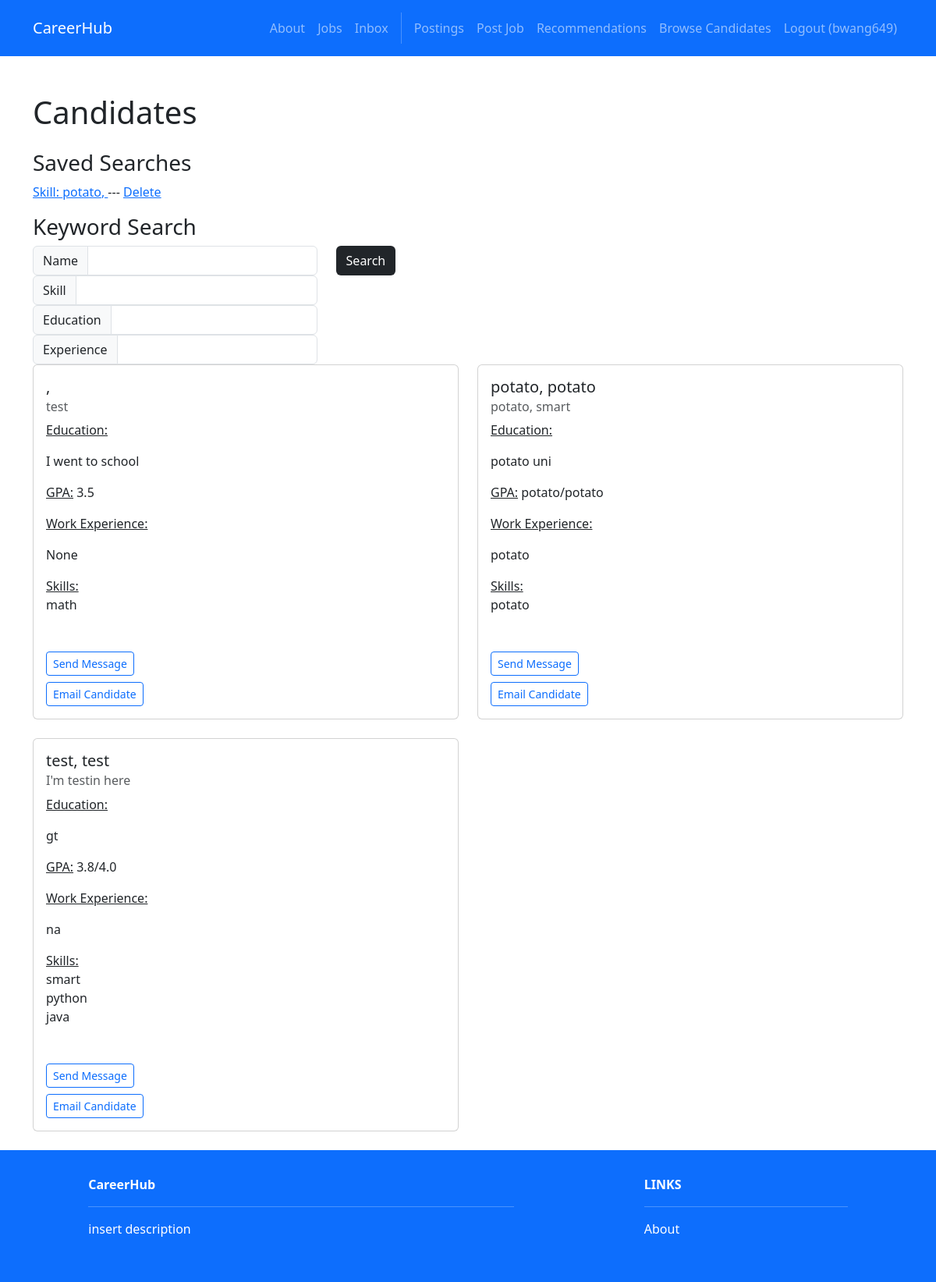
The page /recruiters/candidates (signed in) on the database as committed earlier.
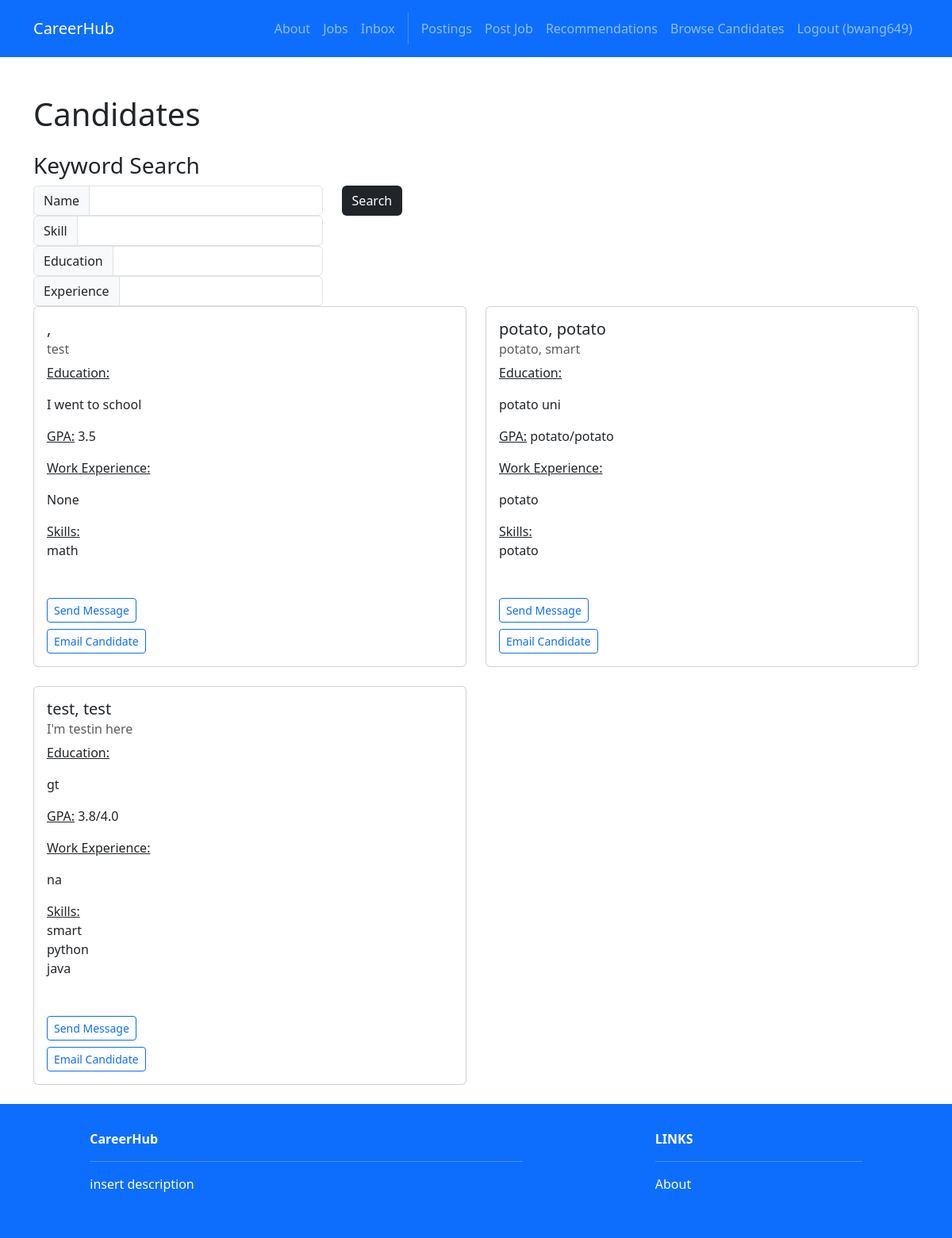
The same page on the database as committed later.
### recruiters/models.py (models this page shows)
class SavedSearch(models.Model):
    id = models.AutoField(primary_key=True)
    name = models.TextField()
    skill = models.TextField()
    education = models.TextField()
    experience = models.TextField()
    user = models.ForeignKey(User, on_delete=models.CASCADE)
    result_count = models.IntegerField()
    new_results = models.IntegerField()

### profiles/models.py (models this page shows)
class Profile(models.Model):
    user = models.OneToOneField(User, on_delete=models.CASCADE)
    headline = models.CharField(max_length=200)
    skills = models.ManyToManyField('Skill')
    education = models.TextField()
    gpa = models.CharField(max_length=20)
    work_experience = models.TextField()
    links = models.TextField()
    location = models.CharField(max_length=255, blank=True, null=True)
    created_at = models.DateTimeField(auto_now_add=True)
    updated_at = models.DateTimeField(auto_now=True)
    lat = models.FloatField(null=True, blank=True)
    lng = models.FloatField(null=True, blank=True)
    profile_visible = models.BooleanField(default=True)  # Master toggle for entire profile
    headline_public = models.BooleanField(default=True)
    skills_public = models.BooleanField(default=True)
    education_public = models.BooleanField(default=True)
    gpa_public = models.BooleanField(default=True)
    work_experience_public = models.BooleanField(default=True)
    links_public = models.BooleanField(default=True)
    email_public = models.BooleanField(default=True)
    location_public = models.BooleanField(default=True)

class Skill(models.Model):
    name = models.CharField(max_length=100, unique=True)

### accounts/models.py (models this page shows)
class User(AbstractUser):
    firstname = models.CharField(max_length=150, blank=True)
    lastname = models.CharField(max_length=150, blank=True)
    username = models.CharField(max_length=150, unique=True)
    password = models.CharField(max_length=128)
    ROLE_CHOICES = [
        ('seeker', 'Job Seeker'),
        ('recruiter', 'Recruiter'),
    ]
    role = models.CharField(max_length=10, choices=ROLE_CHOICES, default='seeker')

### recruiters/views.py (the view)
# urls.py: path('candidates', views.candidates, name='recruiters.candidates'),
@login_required
def candidates(request):
    name_term = request.GET.get('search_name')
    skill_term = request.GET.get('search_skill')
    education_term = request.GET.get('search_education')
    experience_term = request.GET.get('search_experience')
    valid_search = name_term or skill_term or education_term or experience_term
    if valid_search:
        candidates = Profile.objects.filter(user__first_name__contains=name_term) | Profile.objects.filter(user__last_name__contains=name_term)
        candidates = candidates.filter(education__contains=education_term).filter(work_experience__contains=experience_term)
        if (skill_term):
            candidates = candidates.filter(skills__name__contains=skill_term)
    else:
        candidates = Profile.objects.all().order_by('-created_at')
    candidates = candidates.filter(profile_visible=True)
    results = candidates.__len__
    search_id = request.GET.get('search_id')
    saved_searches = SavedSearch.objects.filter(user=request.user)
    for search in saved_searches:
        search_results = Profile.objects.filter(user__first_name__contains=search.name) | Profile.objects.filter(user__last_name__contains=search.name)
        search_results = search_results.filter(education__contains=search.education).filter(work_experience__contains=search.experience)
        if (search.skill):
            search_results = search_results.filter(skills__name__contains=search.skill)
        search_results = search_results.filter(profile_visible=True)
        search.new_results = (search_results.count())
        search.save()
    if search_id:
        current_search = SavedSearch.objects.get(id=search_id)
        current_search.result_count = current_search.new_results
        current_search.save()
    return render(request, 'recruiters/candidates.html', {
        'candidates': candidates,
        'valid_search': valid_search,
        'name': name_term,
        'skill': skill_term,
        'education': education_term,
        'experience': experience_term,
        'results': results,
        'saved_searches': saved_searches
    })

### recruiters/templates/recruiters/candidates.html (shortened to what the changed rows need)
{% extends 'base.html' %}
{% load custom_tags %}
{% block content %}
<div class="container mt-5">
    <h1>Candidates</h1>
    <div class="row mt-4">
        {% if saved_searches %}
            <h3>Saved Searches</h3>
            {% for search in saved_searches %}
            <p>
                <a href="{% url 'recruiters.candidates' %}?search_name={{search.name}}&search_skill={{search.skill}}&search_education={{search.education}}&search_experience={{search.experience}}&search_id={{search.id}}">
                    {% if search.skill %}
                        Skill: {{search.skill}},
                    {% endif %}
                    </a>
                    ---
                    <a href="{% url 'recruiters.delete_search' search.id %}">Delete</a>
            </p>
            {% endfor %}
        {% endif %}
        <h3>Keyword Search</h3>
        <form method="GET">
            <div class="row">
            </div>
        </form>
        {% for profile in candidates %}
        <div class="col-md-6 mb-4">
            <div class="card">
                <div class="card-body">
                    {% if profile.user %}
                        <h5 class="card-title">{{ profile.user.last_name }}, {{profile.user.first_name }}</h5>
                        {% if profile.headline_public %}
                            <h6 class="card-subtitle mb-2 text-muted">{{ profile.headline }}</h6>
                        {% endif %}
                    {% endif %}
                    {% if profile.education_public %}
                        <p class="card-text"><u>Education:</u> {{ profile.education|linebreaks }}</p>
                    {% endif %}
                    {% if profile.gpa_public %}
                        <p class="card-text"><u>GPA:</u> {{ profile.gpa }}</p>
                    {% endif %}
                    {% if profile.work_experience_public %}
                        <p class="card-text"><u>Work Experience:</u> {{ profile.work_experience|linebreaks }}</p>
                    {% endif %}
                    {% if profile.skills_public %}
                        <p class="card-text"><u>Skills:</u>
                        {% for skill in profile.skills.all %}
                            <br>{{ skill.name }}
                        {% endfor %}
                        </p>
                    {% endif %}
                    <br><a href="{% url 'inbox.compose' profile.user.id%}" class="btn btn-sm btn-outline-primary mt-2">
                        Send Message
                    </a>
                    {% if profile.email_public and profile.user.email %}
                    <br><a href="#" class="btn btn-sm btn-outline-primary mt-2"
                    data-bs-toggle="modal"
                    data-bs-target="#emailCandidateModal"
                    data-candidate-email="{{ profile.user.email }}"
                    data-candidate-name="{{ profile.user.first_name }} {{ profile.user.last_name }}">
                        Email Candidate
                    </a>
                    {% else %}
                    <span class="text-muted mt-2 d-block">Email not available for this candidate.</span>
                    {% endif %}
                </div>
            </div>
        </div>
        {% endfor %}
    </div>
</div>
{% endblock %}

Rows that differ between the two databases and show on the page:
removed SavedSearch: skill "potato"
Other text that changed with them:
text no longer shown: "Saved Searches"
